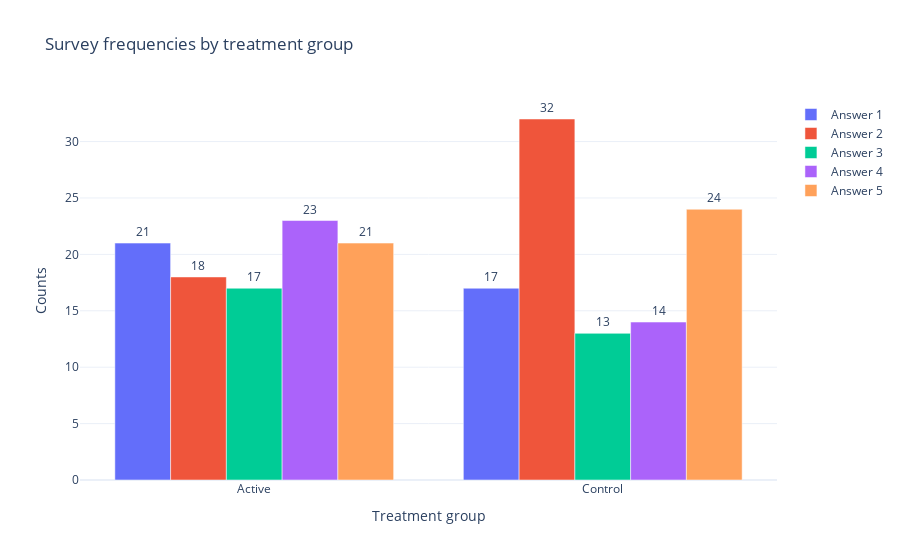

This figure's notebook cell:
### Code cell
surv_grp_fig = go.Figure()

# Loop over elements in grps array object and nms list obejct
for i in range(5):
  surv_grp_fig.add_trace(go.Bar(
      x=grps,
      y=vals[i],
      text=vals[i],
      textposition='outside',
      name=nms[i],
))

surv_grp_fig.update_layout(title='Survey frequencies by treatment group')

# Using alternate dictionary syntax
surv_grp_fig.update_layout({'xaxis':{'title':'Treatment group'},
                            'yaxis':{'title':'Counts'},
                            'barmode':'group'})

surv_grp_fig.show()

### Figure 1 — Plotly figure (JSON) as saved in the notebook; plotly's stock layout.template omitted (floating-point values rounded to 4 significant figures)
{"data": [{"name": "Answer 1", "text": [21, 17], "textposition": "outside", "type": "bar", "x": ["Active", "Control"], "y": [21, 17]}, {"name": "Answer 2", "text": [18, 32], "textposition": "outside", "type": "bar", "x": ["Active", "Control"], "y": [18, 32]}, {"name": "Answer 3", "text": [17, 13], "textposition": "outside", "type": "bar", "x": ["Active", "Control"], "y": [17, 13]}, {"name": "Answer 4", "text": [23, 14], "textposition": "outside", "type": "bar", "x": ["Active", "Control"], "y": [23, 14]}, {"name": "Answer 5", "text": [21, 24], "textposition": "outside", "type": "bar", "x": ["Active", "Control"], "y": [21, 24]}], "layout": {"barmode": "group", "title": {"text": "Survey frequencies by treatment group"}, "xaxis": {"title": {"text": "Treatment group"}}, "yaxis": {"title": {"text": "Counts"}}}}
